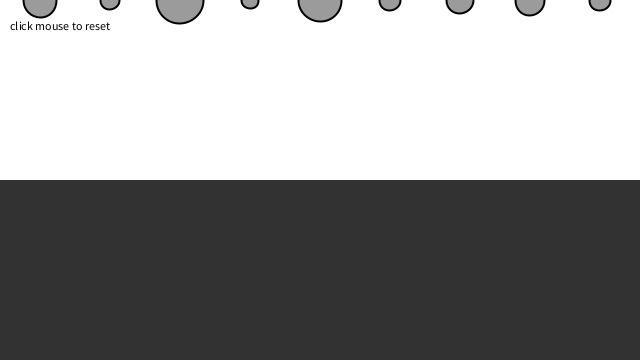
Frame 1 (no input)
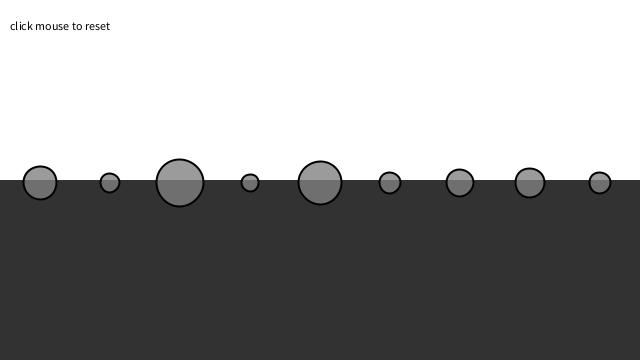
Frame 60 (the mouse pressed at the canvas centre just before this capture)
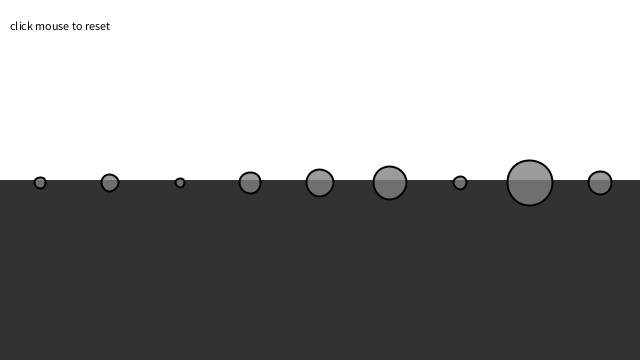
Frame 120 (the mouse held since frame 60 and released just before this capture)

The Processing sketch that drew these frames (run headless with seeded random() and noise(); from frame 60 on, the mouse is pressed at the canvas centre):

// Processing sketch: adding_liquid_object
// ── adding_liquid_object.pde
Mover[] movers = new Mover[9];

// Liquid
Liquid liquid;

void setup() {
  size(640, 360);
  reset();
  // Create liquid object
  liquid = new Liquid(0, height/2, width, height/2, 0.1);
}

void draw() {
  background(255);

  // Draw water
  liquid.display();

  for (int i = 0; i < movers.length; i++) {

    // Is the Mover in the liquid?
    if (liquid.isInside(movers[i])) {
      // Calculate drag force
      PVector dragForce = liquid.drag(movers[i]);
      // Apply drag force to Mover
      movers[i].applyForce(dragForce);
    }

    // Gravity is scaled by mass here!
    PVector gravity = new PVector(0, 0.1*movers[i].mass);
    // Apply gravity
    movers[i].applyForce(gravity);

    // Update and display
    movers[i].update();
    movers[i].display();
    movers[i].checkEdges();
  }

  fill(0);
  text("click mouse to reset", 10, 30);
}

void mousePressed() {
  reset();
}

// Restart all the Mover objects randomly
void reset() {
  for (int i = 0; i < movers.length; i++) {
    movers[i] = new Mover(random(0.5, 3), 40+i*70, 0);
  }
}

// ── liquid.pde
class Liquid {
  float x, y, w, h;
  float c;

  Liquid(float x_, float y_, float w_, float h_, float c_) {
    x = x_;
    y = y_;
    w = w_;
    h = h_;
    c = c_;
  }

  // Is the Mover in the Liquid?
  boolean isInside(Mover movers) {
    PVector l = movers.position;
    return l.x > x && l.x < x + w && l.y > y && l.y < y + h;
  }

  // Calculate drag force
  PVector drag(Mover movers) {
    // Magnitude is coefficient * speed squared
    float speed = movers.velocity.mag();
    float dragMagnitude = c * speed * speed;

    // Direction is inverse of velocity
    PVector dragForce = movers.velocity.get();
    dragForce.mult(-1);

    // Scale according to magnitude
    // dragForce.setMag(dragMagnitude);
    dragForce.normalize();
    dragForce.mult(dragMagnitude);
    return dragForce;
  }

  void display() {
    noStroke();
    fill(50);
    rect(x, y, w, h);
  }
}

// ── mover.pde
class Mover {

  // position, velocity, and acceleration 
  PVector position;
  PVector velocity;
  PVector acceleration;

  // Mass is tied to size
  float mass;

  Mover(float m, float x, float y) {
    mass = m;
    position = new PVector(x, y);
    velocity = new PVector(0, 0);
    acceleration = new PVector(0, 0);
  }

  // Newton's 2nd law: F = M * A
  // or A = F / M
  void applyForce(PVector force) {
    // Divide by mass 
    PVector f = PVector.div(force, mass);
    // Accumulate all forces in acceleration
    acceleration.add(f);
  }

  void update() {

    // Velocity changes according to acceleration
    velocity.add(acceleration);
    // position changes by velocity
    position.add(velocity);
    // We must clear acceleration each frame
    acceleration.mult(0);
  }

  // Draw Mover
  void display() {
    stroke(0);
    strokeWeight(2);
    fill(127, 200);
    ellipse(position.x, position.y, mass*16, mass*16);
  }

  // Bounce off bottom of window
  void checkEdges() {
    if (position.y > height) {
      velocity.y *= -0.9;  // A little dampening when hitting the bottom
      position.y = height;
    }
  }
}
